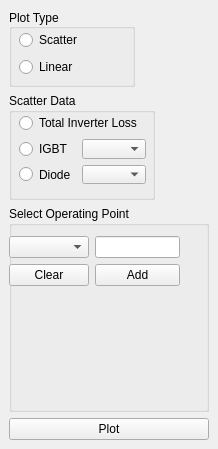
  <widget class="QDockWidget" name="plotControls">
   <property name="enabled">
    <bool>true</bool>
   </property>
   <property name="sizePolicy">
    <sizepolicy hsizetype="Expanding" vsizetype="Expanding">
     <horstretch>0</horstretch>
     <verstretch>0</verstretch>
    </sizepolicy>
   </property>
   <property name="minimumSize">
    <size>
     <width>218</width>
     <height>449</height>
    </size>
   </property>
   <property name="sizeIncrement">
    <size>
     <width>0</width>
     <height>0</height>
    </size>
   </property>
   <property name="layoutDirection">
    <enum>Qt::LeftToRight</enum>
   </property>
   <property name="floating">
    <bool>false</bool>
   </property>
   <property name="features">
    <set>QDockWidget::AllDockWidgetFeatures</set>
   </property>
   <property name="allowedAreas">
    <set>Qt::LeftDockWidgetArea|Qt::RightDockWidgetArea</set>
   </property>
   <property name="windowTitle">
    <string>Controls</string>
   </property>
   <attribute name="dockWidgetArea">
    <number>2</number>
   </attribute>
   <widget class="QWidget" name="dockWidgetContents_4">
    <property name="sizePolicy">
     <sizepolicy hsizetype="Expanding" vsizetype="Expanding">
      <horstretch>0</horstretch>
      <verstretch>0</verstretch>
     </sizepolicy>
    </property>
    <property name="layoutDirection">
     <enum>Qt::LeftToRight</enum>
    </property>
    <layout class="QVBoxLayout" name="verticalLayout_2">
     <item>
      <widget class="QGroupBox" name="plotTypeBox">
       <property name="sizePolicy">
        <sizepolicy hsizetype="Fixed" vsizetype="Fixed">
         <horstretch>0</horstretch>
         <verstretch>0</verstretch>
        </sizepolicy>
       </property>
       <property name="minimumSize">
        <size>
         <width>126</width>
         <height>78</height>
        </size>
       </property>
       <property name="title">
        <string>Plot Type</string>
       </property>
       <property name="alignment">
        <set>Qt::AlignLeading|Qt::AlignLeft|Qt::AlignVCenter</set>
       </property>
       <property name="checkable">
        <bool>false</bool>
       </property>
       <widget class="QWidget" name="layoutWidget">
        <property name="geometry">
         <rect>
          <x>10</x>
          <y>20</y>
          <width>101</width>
          <height>51</height>
         </rect>
        </property>
        <layout class="QVBoxLayout" name="verticalLayout">
         <item>
          <widget class="QRadioButton" name="plotScRadio">
           <property name="text">
            <string>Scatter</string>
           </property>
           <attribute name="buttonGroup">
            <string notr="true">buttonGroupPlotType</string>
           </attribute>
          </widget>
         </item>
         <item>
          <widget class="QRadioButton" name="plotLinRadio">
           <property name="text">
            <string>Linear</string>
           </property>
           <attribute name="buttonGroup">
            <string notr="true">buttonGroupPlotType</string>
           </attribute>
          </widget>
         </item>
        </layout>
       </widget>
      </widget>
     </item>
     <item>
      <widget class="QGroupBox" name="scatterDataBox">
       <property name="sizePolicy">
        <sizepolicy hsizetype="Fixed" vsizetype="Fixed">
         <horstretch>0</horstretch>
         <verstretch>0</verstretch>
        </sizepolicy>
       </property>
       <property name="minimumSize">
        <size>
         <width>146</width>
         <height>107</height>
        </size>
       </property>
       <property name="baseSize">
        <size>
         <width>128</width>
         <height>107</height>
        </size>
       </property>
       <property name="layoutDirection">
        <enum>Qt::LeftToRight</enum>
       </property>
       <property name="title">
        <string>Scatter Data</string>
       </property>
       <widget class="QWidget" name="layoutWidget">
        <property name="geometry">
         <rect>
          <x>10</x>
          <y>20</y>
          <width>127</width>
          <height>71</height>
         </rect>
        </property>
        <layout class="QGridLayout" name="gridLayout_2">
         <item row="0" column="0" colspan="2">
          <widget class="QRadioButton" name="invTotalRadio">
           <property name="text">
            <string>Total Inverter Loss</string>
           </property>
           <attribute name="buttonGroup">
            <string notr="true">buttonGroupScatterData</string>
           </attribute>
          </widget>
         </item>
         <item row="2" column="0">
          <widget class="QRadioButton" name="invDiodeRadio">
           <property name="text">
            <string>Diode</string>
           </property>
           <attribute name="buttonGroup">
            <string notr="true">buttonGroupScatterData</string>
           </attribute>
          </widget>
         </item>
         <item row="2" column="1">
          <widget class="QComboBox" name="scDiodeCombo"/>
         </item>
         <item row="1" column="0">
          <widget class="QRadioButton" name="invIgbtRadio">
           <property name="text">
            <string>IGBT </string>
           </property>
           <attribute name="buttonGroup">
            <string notr="true">buttonGroupScatterData</string>
           </attribute>
          </widget>
         </item>
         <item row="1" column="1">
          <widget class="QComboBox" name="scIgbtCombo"/>
         </item>
        </layout>
       </widget>
      </widget>
     </item>
     <item>
      <widget class="QGroupBox" name="opPointBox">
       <property name="sizePolicy">
        <sizepolicy hsizetype="Preferred" vsizetype="Expanding">
         <horstretch>0</horstretch>
         <verstretch>0</verstretch>
        </sizepolicy>
       </property>
       <property name="minimumSize">
        <size>
         <width>178</width>
         <height>183</height>
        </size>
       </property>
       <property name="title">
        <string>Select Operating Point</string>
       </property>
       <widget class="QWidget" name="layoutWidget">
        <property name="geometry">
         <rect>
          <x>0</x>
          <y>30</y>
          <width>171</width>
          <height>181</height>
         </rect>
        </property>
        <layout class="QGridLayout" name="gridLayout">
         <property name="sizeConstraint">
          <enum>QLayout::SetMinimumSize</enum>
         </property>
         <item row="3" column="0" colspan="2">
          <widget class="QLabel" name="opSelectDisplayLabel">
           <property name="sizePolicy">
            <sizepolicy hsizetype="Expanding" vsizetype="Expanding">
             <horstretch>0</horstretch>
             <verstretch>0</verstretch>
            </sizepolicy>
           </property>
           <property name="text">
            <string/>
           </property>
          </widget>
         </item>
         <item row="0" column="0">
          <widget class="QComboBox" name="opComboType"/>
         </item>
         <item row="0" column="1">
          <widget class="QLineEdit" name="opComboInput"/>
         </item>
         <item row="2" column="0" colspan="2">
          <widget class="QLabel" name="opErrorLabel">
           <property name="sizePolicy">
            <sizepolicy hsizetype="Minimum" vsizetype="Minimum">
             <horstretch>0</horstretch>
             <verstretch>0</verstretch>
            </sizepolicy>
           </property>
           <property name="text">
            <string/>
           </property>
          </widget>
         </item>
         <item row="1" column="1">
          <widget class="QPushButton" name="opAddBtn">
           <property name="text">
            <string>Add</string>
           </property>
          </widget>
         </item>
         <item row="1" column="0">
          <widget class="QPushButton" name="opClearBtn">
           <property name="text">
            <string>Clear</string>
           </property>
          </widget>
         </item>
        </layout>
       </widget>
      </widget>
     </item>
     <item>
      <widget class="QPushButton" name="plotBtn">
       <property name="text">
        <string>Plot</string>
       </property>
      </widget>
     </item>
    </layout>
   </widget>
  </widget>
